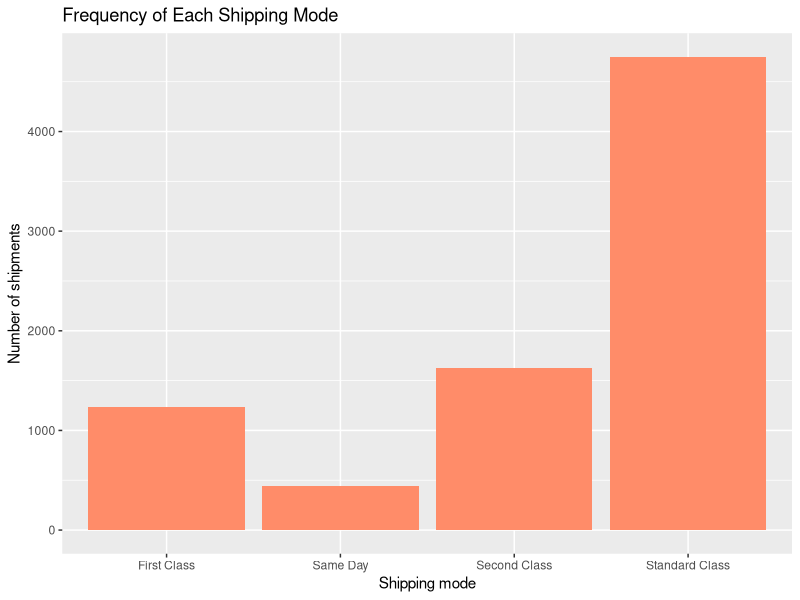

Write the R code that produced this figure. (Note: this script raises an error after producing the figure.)
#WALMART ANALYSIS--------------------------------------------------------------------------------------------------------------------------------
#INSTALL PACKAGES ----------------------
install.packages("tidyverse") #for cleaning, preparation and graphing
install.packages("lubridate") #dealing with dates in time-series analysis
library("tidyverse")
library("lubridate")


#IMPORT RAW DATA AS DATAFRAME
raw_data<-read.csv('raw_data/Walmart Dataset.csv', stringsAsFactors = FALSE)

#OVERVIEW OF DATA -------------------------
raw_data2<-raw_data %>% 
  mutate(across(where(is.character),as.factor))
str(raw_data2)
summary(raw_data2)

#DATA CLEANING AND PRE-PROCESSING---------------------
#REMOVE DUPLICATE ROWS
data <- raw_data[!duplicated(raw_data),] #returns  true for unique rows, false otherwise an keeps unique observations

# CHECK FOR MISSING VALUES ---------------------------------------------
colSums(is.na(data))

#IMPUTE MISSING VALUES------------------------------------------------------------------------------------------------------------
for (col in names(data)) {
  if (is.numeric(data[[col]])) {
    data[[col]][is.na(data[[col]])] <- median(data[[col]], na.rm = TRUE)
  }
} #replaces any NAs in column with median of column 

#CONVERT DATE COLUMNS FROM STRINGS TO DATE TYPES----------------------------------------------------------------------------------
data$Order.Date<-as.Date(data$Order.Date, format="%m/%d/%y") #small "y" since year is 2 numbers long
data$Ship.Date<-as.Date(data$Ship.Date, format="%m/%d/%y")
str(data) #checking if conversion worked 

#TRIM MISSING 
for (col in names(data)) {
  if (is.character(data[[col]])) {
    data[[col]] <- trimws(data[[col]])
  }
} #removes beginning or trailing white space to allow for consistent data format

#VISUALISATIONS --------------------------------------------------------------------------------------------------------------
#CATEGORICAL ANALYSIS---------------------------------------------------------------------------------------------------------
#Frequency of Shipping modes: Bar Chart
ggplot(data, aes(x = Ship.Mode))+
  geom_bar(fill="salmon1")+
  labs(title= "Frequency of Each Shipping Mode", 
       x= "Shipping mode",
       y="Number of shipments")
-----------------------------------------------------------------
#Profit Generated By Region: Bar Chart
profit_by_region<-data %>% 
  group_by(Region) %>% 
  summarise(Total_profit= sum(Profit)) #calculating and assigning grouped total profits to dataframe 

ggplot(profit_by_region, aes(x = Total_profit, y = Region, fill= Region))+
  geom_col()+
  labs(title =" Total Profit Per Region",
       x = "Total profit",
       y = "Region")+
  scale_fill_manual(values= 
                      c("Central"="peachpuff",
                        "East"="indianred",
                        "South"="maroon",
                        "West"="mistyrose"))+
  scale_x_continuous(labels = scales::comma)
----------------------------------------------------------------
#Frequncy of Sales By Segment: Bar Chart
ggplot(data, aes(x = Segment)) +
  geom_bar(fill = "indianred") +
  coord_flip() +
  labs(title = "Count of Products by Segment", x = "Segment", y = "Count")

#BIVARIATE ANALYSIS--------------------------------------------------------------------------------------------------------
#Discounts vs Sales generated: Scatterplot 
#Numeric vs Numeric analysis
ggplot(data, aes(x = Sales, y = Profit)) +
  geom_point(alpha = 0.6, color = "darkred") +
  labs(title = "Sales vs Profit", x = "Sales", y = "Profit")
----------------------------------------------------------------
#Region vs Sales: Boxplot
#Numeric vs Categorical analysis
ggplot(data, aes(x = Region, y = Sales)) +
  geom_boxplot(fill = "mistyrose3") +
  labs(title = "Sales by Region", 
       x = "Region", 
       y = "Sales")+
  theme_minimal()

#TIME-SERIES ANALYSIS---------------------------------------------------------------------------------------------------------
#Profit over time (with trendline): Line chart  
time_series_1<-data %>% 
mutate(Yearmonth= floor_date(Order.Date, unit="month")) %>% 
group_by(Yearmonth) %>% 
  summarise(Total_profit= sum(Profit)) #groups profit by month and year and finds total profit of the month in that year 


ggplot(time_series_1, aes(x=Yearmonth, y= Total_profit))+
  geom_line(colour="chartreuse4") +
  labs(title = "Walmart Profit Growth Over Time",
       x = "Year ",
       y = "Total profit") +
  theme_minimal() +
  geom_smooth(method=lm, colour="salmon", se= FALSE)
----------------------------------------------------------------
#Quantity sold over time by segment: Line chart
time_series_3<-data %>% 
  mutate(Yearmonth= floor_date(Order.Date, unit="month")) %>% 
  group_by(Yearmonth, Segment) %>% 
  summarise(Total_quantity_sold= sum(Quantity)) 

ggplot(time_series_3, aes(x=Yearmonth, y= Total_quantity_sold,colour=Segment))+
  geom_line() +
  labs(title = "Quantity Sold Over Time By Segment",
       x = "Years",
       y = "Quantity sold") +
  scale_color_brewer(palette="Dark2")+
  theme_minimal()
#----------------------------------------------------------------------------------------------------------------------------- 
